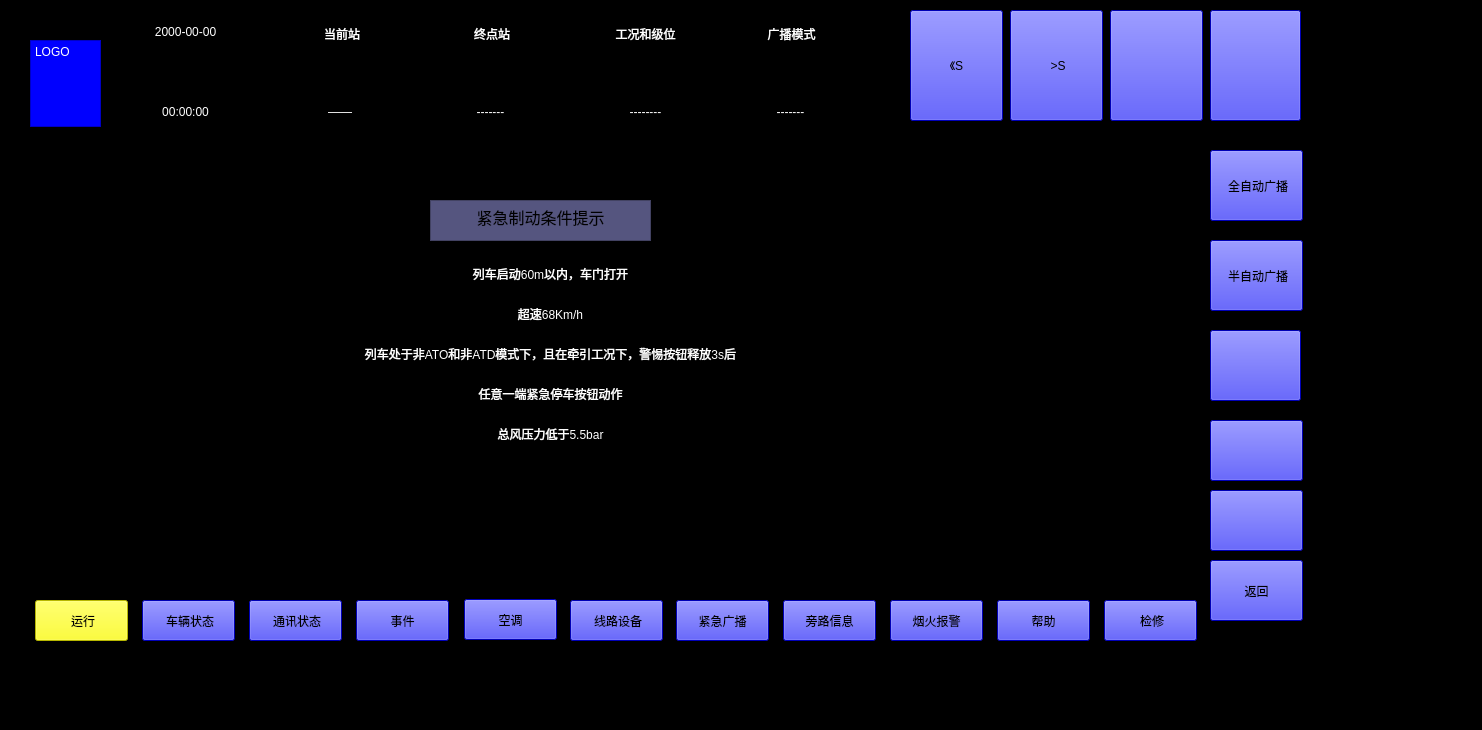
 <widget class="QMainWindow" name="MainWindow">
  <property name="geometry">
   <rect>
    <x>0</x>
    <y>0</y>
    <width>1482</width>
    <height>730</height>
   </rect>
  </property>
  <property name="windowTitle">
   <string>MainWindow</string>
  </property>
  <property name="styleSheet">
   <string notr="true">background-color: rgb(0, 0, 0);</string>
  </property>
  <widget class="QWidget" name="centralwidget">
   <widget class="QPushButton" name="pushButton_2">
    <property name="geometry">
     <rect>
      <x>1010</x>
      <y>10</y>
      <width>93</width>
      <height>111</height>
     </rect>
    </property>
    <property name="styleSheet">
     <string notr="true">background-color: rgb(0, 0, 255);
 </string>
    </property>
    <property name="text">
     <string> &gt;S</string>
    </property>
   </widget>
   <widget class="QPushButton" name="pushButton_28">
    <property name="geometry">
     <rect>
      <x>142</x>
      <y>600</y>
      <width>93</width>
      <height>41</height>
     </rect>
    </property>
    <property name="styleSheet">
     <string notr="true">background-color: rgb(0, 0, 255);</string>
    </property>
    <property name="text">
     <string> 车辆状态</string>
    </property>
   </widget>
   <widget class="QPushButton" name="pushButton_24">
    <property name="geometry">
     <rect>
      <x>35</x>
      <y>600</y>
      <width>93</width>
      <height>41</height>
     </rect>
    </property>
    <property name="styleSheet">
     <string notr="true"> 
background-color: rgb(255, 255, 0);</string>
    </property>
    <property name="text">
     <string> 运行</string>
    </property>
   </widget>
   <widget class="QTextEdit" name="textEdit_12">
    <property name="geometry">
     <rect>
      <x>270</x>
      <y>100</y>
      <width>140</width>
      <height>61</height>
     </rect>
    </property>
    <property name="html">
     <string>&lt;!DOCTYPE HTML PUBLIC &quot;-//W3C//DTD HTML 4.0//EN&quot; &quot;http://www.w3.org/TR/REC-html40/strict.dtd&quot;&gt;
&lt;html&gt;&lt;head&gt;&lt;meta name=&quot;qrichtext&quot; content=&quot;1&quot; /&gt;&lt;meta charset=&quot;utf-8&quot; /&gt;&lt;style type=&quot;text/css&quot;&gt;
p, li { white-space: pre-wrap; }
hr { height: 1px; border-width: 0; }
li.unchecked::marker { content: &quot;\2610&quot;; }
li.checked::marker { content: &quot;\2612&quot;; }
&lt;/style&gt;&lt;/head&gt;&lt;body style=&quot; font-family:'Microsoft YaHei UI'; font-size:9pt; font-weight:400; font-style:normal;&quot;&gt;
&lt;p align=&quot;center&quot; style=&quot; margin-top:0px; margin-bottom:0px; margin-left:0px; margin-right:0px; -qt-block-indent:0; text-indent:0px;&quot;&gt;&lt;span style=&quot; color:#ffffff;&quot;&gt;——&lt;/span&gt;&lt;/p&gt;&lt;/body&gt;&lt;/html&gt;</string>
    </property>
   </widget>
   <widget class="QPushButton" name="pushButton_14">
    <property name="geometry">
     <rect>
      <x>1210</x>
      <y>330</y>
      <width>91</width>
      <height>71</height>
     </rect>
    </property>
    <property name="styleSheet">
     <string notr="true"> background-color: rgb(0, 0, 255);</string>
    </property>
    <property name="text">
     <string/>
    </property>
   </widget>
   <widget class="QPushButton" name="pushButton_29">
    <property name="geometry">
     <rect>
      <x>249</x>
      <y>600</y>
      <width>93</width>
      <height>41</height>
     </rect>
    </property>
    <property name="styleSheet">
     <string notr="true">background-color: rgb(0, 0, 255);</string>
    </property>
    <property name="text">
     <string> 通讯状态</string>
    </property>
   </widget>
   <widget class="QTextEdit" name="textEdit_6">
    <property name="geometry">
     <rect>
      <x>580</x>
      <y>20</y>
      <width>131</width>
      <height>61</height>
     </rect>
    </property>
    <property name="html">
     <string>&lt;!DOCTYPE HTML PUBLIC &quot;-//W3C//DTD HTML 4.0//EN&quot; &quot;http://www.w3.org/TR/REC-html40/strict.dtd&quot;&gt;
&lt;html&gt;&lt;head&gt;&lt;meta name=&quot;qrichtext&quot; content=&quot;1&quot; /&gt;&lt;meta charset=&quot;utf-8&quot; /&gt;&lt;style type=&quot;text/css&quot;&gt;
p, li { white-space: pre-wrap; }
hr { height: 1px; border-width: 0; }
li.unchecked::marker { content: &quot;\2610&quot;; }
li.checked::marker { content: &quot;\2612&quot;; }
&lt;/style&gt;&lt;/head&gt;&lt;body style=&quot; font-family:'Microsoft YaHei UI'; font-size:9pt; font-weight:400; font-style:normal;&quot;&gt;
&lt;p align=&quot;center&quot; style=&quot; margin-top:0px; margin-bottom:0px; margin-left:0px; margin-right:0px; -qt-block-indent:0; text-indent:0px;&quot;&gt;&lt;span style=&quot; color:#ffffff;&quot;&gt;工况和级位&lt;/span&gt;&lt;/p&gt;
&lt;p align=&quot;center&quot; style=&quot;-qt-paragraph-type:empty; margin-top:0px; margin-bottom:0px; margin-left:0px; margin-right:0px; -qt-block-indent:0; text-indent:0px; color:#ffffff;&quot;&gt;&lt;br /&gt;&lt;/p&gt;&lt;/body&gt;&lt;/html&gt;</string>
    </property>
   </widget>
   <widget class="QPushButton" name="pushButton_35">
    <property name="geometry">
     <rect>
      <x>890</x>
      <y>600</y>
      <width>93</width>
      <height>41</height>
     </rect>
    </property>
    <property name="styleSheet">
     <string notr="true">background-color: rgb(0, 0, 255);</string>
    </property>
    <property name="text">
     <string>烟火报警</string>
    </property>
   </widget>
   <widget class="QPushButton" name="pushButton_30">
    <property name="geometry">
     <rect>
      <x>356</x>
      <y>600</y>
      <width>93</width>
      <height>41</height>
     </rect>
    </property>
    <property name="styleSheet">
     <string notr="true">background-color: rgb(0, 0, 255);</string>
    </property>
    <property name="text">
     <string>事件</string>
    </property>
   </widget>
   <widget class="QTextEdit" name="textEdit_5">
    <property name="geometry">
     <rect>
      <x>420</x>
      <y>20</y>
      <width>141</width>
      <height>61</height>
     </rect>
    </property>
    <property name="html">
     <string>&lt;!DOCTYPE HTML PUBLIC &quot;-//W3C//DTD HTML 4.0//EN&quot; &quot;http://www.w3.org/TR/REC-html40/strict.dtd&quot;&gt;
&lt;html&gt;&lt;head&gt;&lt;meta name=&quot;qrichtext&quot; content=&quot;1&quot; /&gt;&lt;meta charset=&quot;utf-8&quot; /&gt;&lt;style type=&quot;text/css&quot;&gt;
p, li { white-space: pre-wrap; }
hr { height: 1px; border-width: 0; }
li.unchecked::marker { content: &quot;\2610&quot;; }
li.checked::marker { content: &quot;\2612&quot;; }
&lt;/style&gt;&lt;/head&gt;&lt;body style=&quot; font-family:'Microsoft YaHei UI'; font-size:9pt; font-weight:400; font-style:normal;&quot;&gt;
&lt;p align=&quot;center&quot; style=&quot; margin-top:0px; margin-bottom:0px; margin-left:0px; margin-right:0px; -qt-block-indent:0; text-indent:0px;&quot;&gt;&lt;span style=&quot; color:#ffffff;&quot;&gt; 终点站&lt;/span&gt;&lt;/p&gt;
&lt;p align=&quot;center&quot; style=&quot;-qt-paragraph-type:empty; margin-top:0px; margin-bottom:0px; margin-left:0px; margin-right:0px; -qt-block-indent:0; text-indent:0px; color:#ffffff;&quot;&gt;&lt;br /&gt;&lt;/p&gt;&lt;/body&gt;&lt;/html&gt;</string>
    </property>
   </widget>
   <widget class="QPushButton" name="pushButton_36">
    <property name="geometry">
     <rect>
      <x>997</x>
      <y>600</y>
      <width>93</width>
      <height>41</height>
     </rect>
    </property>
    <property name="styleSheet">
     <string notr="true">background-color: rgb(0, 0, 255);</string>
    </property>
    <property name="text">
     <string>帮助</string>
    </property>
   </widget>
   <widget class="QPushButton" name="pushButton_11">
    <property name="geometry">
     <rect>
      <x>1210</x>
      <y>10</y>
      <width>91</width>
      <height>111</height>
     </rect>
    </property>
    <property name="styleSheet">
     <string notr="true">background-color: rgb(0, 0, 255);</string>
    </property>
    <property name="text">
     <string/>
    </property>
   </widget>
   <widget class="QPushButton" name="pushButton_31">
    <property name="geometry">
     <rect>
      <x>464</x>
      <y>599</y>
      <width>93</width>
      <height>41</height>
     </rect>
    </property>
    <property name="styleSheet">
     <string notr="true">background-color: rgb(0, 0, 255);</string>
    </property>
    <property name="text">
     <string>空调</string>
    </property>
   </widget>
   <widget class="QTextEdit" name="textEdit_14">
    <property name="geometry">
     <rect>
      <x>720</x>
      <y>100</y>
      <width>141</width>
      <height>61</height>
     </rect>
    </property>
    <property name="styleSheet">
     <string notr="true"> background-color: rgb(0, 0, 0);</string>
    </property>
    <property name="html">
     <string>&lt;!DOCTYPE HTML PUBLIC &quot;-//W3C//DTD HTML 4.0//EN&quot; &quot;http://www.w3.org/TR/REC-html40/strict.dtd&quot;&gt;
&lt;html&gt;&lt;head&gt;&lt;meta name=&quot;qrichtext&quot; content=&quot;1&quot; /&gt;&lt;meta charset=&quot;utf-8&quot; /&gt;&lt;style type=&quot;text/css&quot;&gt;
p, li { white-space: pre-wrap; }
hr { height: 1px; border-width: 0; }
li.unchecked::marker { content: &quot;\2610&quot;; }
li.checked::marker { content: &quot;\2612&quot;; }
&lt;/style&gt;&lt;/head&gt;&lt;body style=&quot; font-family:'Microsoft YaHei UI'; font-size:9pt; font-weight:400; font-style:normal;&quot;&gt;
&lt;p align=&quot;center&quot; style=&quot; margin-top:0px; margin-bottom:0px; margin-left:0px; margin-right:0px; -qt-block-indent:0; text-indent:0px;&quot;&gt;&lt;span style=&quot; color:#ffffff;&quot;&gt;-------&lt;/span&gt;&lt;/p&gt;
&lt;p align=&quot;center&quot; style=&quot;-qt-paragraph-type:empty; margin-top:0px; margin-bottom:0px; margin-left:0px; margin-right:0px; -qt-block-indent:0; text-indent:0px; color:#ffffff;&quot;&gt;&lt;br /&gt;&lt;/p&gt;&lt;/body&gt;&lt;/html&gt;</string>
    </property>
   </widget>
   <widget class="QTextEdit" name="textEdit_7">
    <property name="geometry">
     <rect>
      <x>720</x>
      <y>20</y>
      <width>140</width>
      <height>61</height>
     </rect>
    </property>
    <property name="styleSheet">
     <string notr="true"> background-color: rgb(0, 0, 0);</string>
    </property>
    <property name="html">
     <string>&lt;!DOCTYPE HTML PUBLIC &quot;-//W3C//DTD HTML 4.0//EN&quot; &quot;http://www.w3.org/TR/REC-html40/strict.dtd&quot;&gt;
&lt;html&gt;&lt;head&gt;&lt;meta name=&quot;qrichtext&quot; content=&quot;1&quot; /&gt;&lt;meta charset=&quot;utf-8&quot; /&gt;&lt;style type=&quot;text/css&quot;&gt;
p, li { white-space: pre-wrap; }
hr { height: 1px; border-width: 0; }
li.unchecked::marker { content: &quot;\2610&quot;; }
li.checked::marker { content: &quot;\2612&quot;; }
&lt;/style&gt;&lt;/head&gt;&lt;body style=&quot; font-family:'Microsoft YaHei UI'; font-size:9pt; font-weight:400; font-style:normal;&quot;&gt;
&lt;p align=&quot;center&quot; style=&quot; margin-top:0px; margin-bottom:0px; margin-left:0px; margin-right:0px; -qt-block-indent:0; text-indent:0px;&quot;&gt;&lt;span style=&quot; color:#ffffff;&quot;&gt; 广播模式&lt;/span&gt;&lt;/p&gt;
&lt;p align=&quot;center&quot; style=&quot;-qt-paragraph-type:empty; margin-top:0px; margin-bottom:0px; margin-left:0px; margin-right:0px; -qt-block-indent:0; text-indent:0px; color:#ffffff;&quot;&gt;&lt;br /&gt;&lt;/p&gt;&lt;/body&gt;&lt;/html&gt;</string>
    </property>
   </widget>
   <widget class="QPushButton" name="pushButton_38">
    <property name="geometry">
     <rect>
      <x>1210</x>
      <y>490</y>
      <width>93</width>
      <height>61</height>
     </rect>
    </property>
    <property name="styleSheet">
     <string notr="true">background-color: rgb(0, 0, 255);</string>
    </property>
    <property name="text">
     <string/>
    </property>
   </widget>
   <widget class="QPushButton" name="pushButton_34">
    <property name="geometry">
     <rect>
      <x>783</x>
      <y>600</y>
      <width>93</width>
      <height>41</height>
     </rect>
    </property>
    <property name="styleSheet">
     <string notr="true">background-color: rgb(0, 0, 255);</string>
    </property>
    <property name="text">
     <string>旁路信息</string>
    </property>
   </widget>
   <widget class="QPushButton" name="pushButton_40">
    <property name="geometry">
     <rect>
      <x>1210</x>
      <y>420</y>
      <width>93</width>
      <height>61</height>
     </rect>
    </property>
    <property name="styleSheet">
     <string notr="true">background-color: rgb(0, 0, 255);</string>
    </property>
    <property name="text">
     <string/>
    </property>
   </widget>
   <widget class="QPushButton" name="pushButton_15">
    <property name="geometry">
     <rect>
      <x>1210</x>
      <y>240</y>
      <width>93</width>
      <height>71</height>
     </rect>
    </property>
    <property name="styleSheet">
     <string notr="true">background-color: rgb(0, 0, 255);</string>
    </property>
    <property name="text">
     <string> 半自动广播</string>
    </property>
   </widget>
   <widget class="QTextEdit" name="textEdit_3">
    <property name="geometry">
     <rect>
      <x>120</x>
      <y>20</y>
      <width>131</width>
      <height>61</height>
     </rect>
    </property>
    <property name="html">
     <string>&lt;!DOCTYPE HTML PUBLIC &quot;-//W3C//DTD HTML 4.0//EN&quot; &quot;http://www.w3.org/TR/REC-html40/strict.dtd&quot;&gt;
&lt;html&gt;&lt;head&gt;&lt;meta name=&quot;qrichtext&quot; content=&quot;1&quot; /&gt;&lt;meta charset=&quot;utf-8&quot; /&gt;&lt;style type=&quot;text/css&quot;&gt;
p, li { white-space: pre-wrap; }
hr { height: 1px; border-width: 0; }
li.unchecked::marker { content: &quot;\2610&quot;; }
li.checked::marker { content: &quot;\2612&quot;; }
&lt;/style&gt;&lt;/head&gt;&lt;body style=&quot; font-family:'Microsoft YaHei UI'; font-size:9pt; font-weight:400; font-style:normal;&quot;&gt;
&lt;p align=&quot;center&quot; style=&quot; margin-top:0px; margin-bottom:0px; margin-left:0px; margin-right:0px; -qt-block-indent:0; text-indent:0px;&quot;&gt;&lt;span style=&quot; color:#ffffff;&quot;&gt;2000-00-00&lt;/span&gt;&lt;/p&gt;
&lt;p align=&quot;center&quot; style=&quot;-qt-paragraph-type:empty; margin-top:0px; margin-bottom:0px; margin-left:0px; margin-right:0px; -qt-block-indent:0; text-indent:0px; color:#ffffff;&quot;&gt;&lt;br /&gt;&lt;/p&gt;&lt;/body&gt;&lt;/html&gt;</string>
    </property>
   </widget>
   <widget class="QPushButton" name="pushButton">
    <property name="geometry">
     <rect>
      <x>910</x>
      <y>10</y>
      <width>93</width>
      <height>111</height>
     </rect>
    </property>
    <property name="styleSheet">
     <string notr="true"> background-color: rgb(0, 0, 255);</string>
    </property>
    <property name="text">
     <string>《S</string>
    </property>
   </widget>
   <widget class="QTextEdit" name="textEdit_13">
    <property name="geometry">
     <rect>
      <x>580</x>
      <y>100</y>
      <width>131</width>
      <height>61</height>
     </rect>
    </property>
    <property name="html">
     <string>&lt;!DOCTYPE HTML PUBLIC &quot;-//W3C//DTD HTML 4.0//EN&quot; &quot;http://www.w3.org/TR/REC-html40/strict.dtd&quot;&gt;
&lt;html&gt;&lt;head&gt;&lt;meta name=&quot;qrichtext&quot; content=&quot;1&quot; /&gt;&lt;meta charset=&quot;utf-8&quot; /&gt;&lt;style type=&quot;text/css&quot;&gt;
p, li { white-space: pre-wrap; }
hr { height: 1px; border-width: 0; }
li.unchecked::marker { content: &quot;\2610&quot;; }
li.checked::marker { content: &quot;\2612&quot;; }
&lt;/style&gt;&lt;/head&gt;&lt;body style=&quot; font-family:'Microsoft YaHei UI'; font-size:9pt; font-weight:400; font-style:normal;&quot;&gt;
&lt;p align=&quot;center&quot; style=&quot; margin-top:0px; margin-bottom:0px; margin-left:0px; margin-right:0px; -qt-block-indent:0; text-indent:0px;&quot;&gt;&lt;span style=&quot; color:#ffffff;&quot;&gt;--------&lt;/span&gt;&lt;/p&gt;&lt;/body&gt;&lt;/html&gt;</string>
    </property>
   </widget>
   <widget class="QPushButton" name="pushButton_39">
    <property name="geometry">
     <rect>
      <x>1210</x>
      <y>150</y>
      <width>93</width>
      <height>71</height>
     </rect>
    </property>
    <property name="styleSheet">
     <string notr="true">background-color: rgb(0, 0, 255);</string>
    </property>
    <property name="text">
     <string> 全自动广播</string>
    </property>
   </widget>
   <widget class="QPushButton" name="pushButton_33">
    <property name="geometry">
     <rect>
      <x>676</x>
      <y>600</y>
      <width>93</width>
      <height>41</height>
     </rect>
    </property>
    <property name="styleSheet">
     <string notr="true">background-color: rgb(0, 0, 255);</string>
    </property>
    <property name="text">
     <string>紧急广播</string>
    </property>
   </widget>
   <widget class="QTextEdit" name="textEdit_4">
    <property name="geometry">
     <rect>
      <x>270</x>
      <y>20</y>
      <width>141</width>
      <height>61</height>
     </rect>
    </property>
    <property name="html">
     <string>&lt;!DOCTYPE HTML PUBLIC &quot;-//W3C//DTD HTML 4.0//EN&quot; &quot;http://www.w3.org/TR/REC-html40/strict.dtd&quot;&gt;
&lt;html&gt;&lt;head&gt;&lt;meta name=&quot;qrichtext&quot; content=&quot;1&quot; /&gt;&lt;meta charset=&quot;utf-8&quot; /&gt;&lt;style type=&quot;text/css&quot;&gt;
p, li { white-space: pre-wrap; }
hr { height: 1px; border-width: 0; }
li.unchecked::marker { content: &quot;\2610&quot;; }
li.checked::marker { content: &quot;\2612&quot;; }
&lt;/style&gt;&lt;/head&gt;&lt;body style=&quot; font-family:'Microsoft YaHei UI'; font-size:9pt; font-weight:400; font-style:normal;&quot;&gt;
&lt;p align=&quot;center&quot; style=&quot; margin-top:0px; margin-bottom:0px; margin-left:0px; margin-right:0px; -qt-block-indent:0; text-indent:0px;&quot;&gt;&lt;span style=&quot; color:#ffffff;&quot;&gt; 当前站&lt;/span&gt;&lt;/p&gt;
&lt;p align=&quot;center&quot; style=&quot;-qt-paragraph-type:empty; margin-top:0px; margin-bottom:0px; margin-left:0px; margin-right:0px; -qt-block-indent:0; text-indent:0px; color:#ffffff;&quot;&gt;&lt;br /&gt;&lt;/p&gt;&lt;/body&gt;&lt;/html&gt;</string>
    </property>
   </widget>
   <widget class="QTextEdit" name="textEdit_10">
    <property name="geometry">
     <rect>
      <x>120</x>
      <y>100</y>
      <width>131</width>
      <height>61</height>
     </rect>
    </property>
    <property name="html">
     <string>&lt;!DOCTYPE HTML PUBLIC &quot;-//W3C//DTD HTML 4.0//EN&quot; &quot;http://www.w3.org/TR/REC-html40/strict.dtd&quot;&gt;
&lt;html&gt;&lt;head&gt;&lt;meta name=&quot;qrichtext&quot; content=&quot;1&quot; /&gt;&lt;meta charset=&quot;utf-8&quot; /&gt;&lt;style type=&quot;text/css&quot;&gt;
p, li { white-space: pre-wrap; }
hr { height: 1px; border-width: 0; }
li.unchecked::marker { content: &quot;\2610&quot;; }
li.checked::marker { content: &quot;\2612&quot;; }
&lt;/style&gt;&lt;/head&gt;&lt;body style=&quot; font-family:'Microsoft YaHei UI'; font-size:9pt; font-weight:400; font-style:normal;&quot;&gt;
&lt;p align=&quot;center&quot; style=&quot; margin-top:0px; margin-bottom:0px; margin-left:0px; margin-right:0px; -qt-block-indent:0; text-indent:0px;&quot;&gt;&lt;span style=&quot; color:#ffffff;&quot;&gt;00:00:00&lt;/span&gt;&lt;/p&gt;&lt;/body&gt;&lt;/html&gt;</string>
    </property>
   </widget>
   <widget class="QPushButton" name="pushButton_37">
    <property name="geometry">
     <rect>
      <x>1104</x>
      <y>600</y>
      <width>93</width>
      <height>41</height>
     </rect>
    </property>
    <property name="styleSheet">
     <string notr="true">background-color: rgb(0, 0, 255);</string>
    </property>
    <property name="text">
     <string> 检修</string>
    </property>
   </widget>
   <widget class="QPushButton" name="pushButton_32">
    <property name="geometry">
     <rect>
      <x>570</x>
      <y>600</y>
      <width>93</width>
      <height>41</height>
     </rect>
    </property>
    <property name="styleSheet">
     <string notr="true">background-color: rgb(0, 0, 255);</string>
    </property>
    <property name="text">
     <string> 线路设备</string>
    </property>
   </widget>
   <widget class="QTextEdit" name="textEdit_11">
    <property name="geometry">
     <rect>
      <x>420</x>
      <y>100</y>
      <width>141</width>
      <height>61</height>
     </rect>
    </property>
    <property name="html">
     <string>&lt;!DOCTYPE HTML PUBLIC &quot;-//W3C//DTD HTML 4.0//EN&quot; &quot;http://www.w3.org/TR/REC-html40/strict.dtd&quot;&gt;
&lt;html&gt;&lt;head&gt;&lt;meta name=&quot;qrichtext&quot; content=&quot;1&quot; /&gt;&lt;meta charset=&quot;utf-8&quot; /&gt;&lt;style type=&quot;text/css&quot;&gt;
p, li { white-space: pre-wrap; }
hr { height: 1px; border-width: 0; }
li.unchecked::marker { content: &quot;\2610&quot;; }
li.checked::marker { content: &quot;\2612&quot;; }
&lt;/style&gt;&lt;/head&gt;&lt;body style=&quot; font-family:'Microsoft YaHei UI'; font-size:9pt; font-weight:400; font-style:normal;&quot;&gt;
&lt;p align=&quot;center&quot; style=&quot; margin-top:0px; margin-bottom:0px; margin-left:0px; margin-right:0px; -qt-block-indent:0; text-indent:0px;&quot;&gt;&lt;span style=&quot; color:#ffffff;&quot;&gt;-------&lt;/span&gt;&lt;/p&gt;
&lt;p align=&quot;center&quot; style=&quot;-qt-paragraph-type:empty; margin-top:0px; margin-bottom:0px; margin-left:0px; margin-right:0px; -qt-block-indent:0; text-indent:0px; color:#ffffff;&quot;&gt;&lt;br /&gt;&lt;/p&gt;&lt;/body&gt;&lt;/html&gt;</string>
    </property>
   </widget>
   <widget class="QPushButton" name="pushButton_13">
    <property name="geometry">
     <rect>
      <x>1210</x>
      <y>560</y>
      <width>93</width>
      <height>61</height>
     </rect>
    </property>
    <property name="styleSheet">
     <string notr="true">background-color: rgb(0, 0, 255);</string>
    </property>
    <property name="text">
     <string>返回</string>
    </property>
   </widget>
   <widget class="QTextEdit" name="textEdit_17">
    <property name="geometry">
     <rect>
      <x>30</x>
      <y>40</y>
      <width>71</width>
      <height>87</height>
     </rect>
    </property>
    <property name="styleSheet">
     <string notr="true"> background-color: rgb(0, 0, 255);</string>
    </property>
    <property name="html">
     <string>&lt;!DOCTYPE HTML PUBLIC &quot;-//W3C//DTD HTML 4.0//EN&quot; &quot;http://www.w3.org/TR/REC-html40/strict.dtd&quot;&gt;
&lt;html&gt;&lt;head&gt;&lt;meta name=&quot;qrichtext&quot; content=&quot;1&quot; /&gt;&lt;meta charset=&quot;utf-8&quot; /&gt;&lt;style type=&quot;text/css&quot;&gt;
p, li { white-space: pre-wrap; }
hr { height: 1px; border-width: 0; }
li.unchecked::marker { content: &quot;\2610&quot;; }
li.checked::marker { content: &quot;\2612&quot;; }
&lt;/style&gt;&lt;/head&gt;&lt;body style=&quot; font-family:'Microsoft YaHei UI'; font-size:9pt; font-weight:400; font-style:normal;&quot;&gt;
&lt;p style=&quot; margin-top:0px; margin-bottom:0px; margin-left:0px; margin-right:0px; -qt-block-indent:0; text-indent:0px;&quot;&gt;&lt;span style=&quot; color:#ffffff;&quot;&gt;LOGO&lt;/span&gt;&lt;/p&gt;&lt;/body&gt;&lt;/html&gt;</string>
    </property>
   </widget>
   <widget class="QPushButton" name="pushButton_12">
    <property name="geometry">
     <rect>
      <x>1110</x>
      <y>10</y>
      <width>93</width>
      <height>111</height>
     </rect>
    </property>
    <property name="styleSheet">
     <string notr="true">background-color: rgb(0, 0, 255);
 </string>
    </property>
    <property name="text">
     <string/>
    </property>
   </widget>
   <widget class="QTextEdit" name="textEdit">
    <property name="geometry">
     <rect>
      <x>430</x>
      <y>200</y>
      <width>221</width>
      <height>41</height>
     </rect>
    </property>
    <property name="styleSheet">
     <string notr="true"> 
background-color: rgb(85, 85, 127);</string>
    </property>
    <property name="html">
     <string>&lt;!DOCTYPE HTML PUBLIC &quot;-//W3C//DTD HTML 4.0//EN&quot; &quot;http://www.w3.org/TR/REC-html40/strict.dtd&quot;&gt;
&lt;html&gt;&lt;head&gt;&lt;meta name=&quot;qrichtext&quot; content=&quot;1&quot; /&gt;&lt;meta charset=&quot;utf-8&quot; /&gt;&lt;style type=&quot;text/css&quot;&gt;
p, li { white-space: pre-wrap; }
hr { height: 1px; border-width: 0; }
li.unchecked::marker { content: &quot;\2610&quot;; }
li.checked::marker { content: &quot;\2612&quot;; }
&lt;/style&gt;&lt;/head&gt;&lt;body style=&quot; font-family:'Microsoft YaHei UI'; font-size:9pt; font-weight:400; font-style:normal;&quot;&gt;
&lt;p align=&quot;center&quot; style=&quot; margin-top:0px; margin-bottom:0px; margin-left:0px; margin-right:0px; -qt-block-indent:0; text-indent:0px;&quot;&gt;&lt;span style=&quot; font-size:12pt;&quot;&gt;紧急制动条件提示&lt;/span&gt;&lt;/p&gt;&lt;/body&gt;&lt;/html&gt;</string>
    </property>
   </widget>
   <widget class="QTextEdit" name="textEdit_2">
    <property name="geometry">
     <rect>
      <x>300</x>
      <y>260</y>
      <width>501</width>
      <height>41</height>
     </rect>
    </property>
    <property name="html">
     <string>&lt;!DOCTYPE HTML PUBLIC &quot;-//W3C//DTD HTML 4.0//EN&quot; &quot;http://www.w3.org/TR/REC-html40/strict.dtd&quot;&gt;
&lt;html&gt;&lt;head&gt;&lt;meta name=&quot;qrichtext&quot; content=&quot;1&quot; /&gt;&lt;meta charset=&quot;utf-8&quot; /&gt;&lt;style type=&quot;text/css&quot;&gt;
p, li { white-space: pre-wrap; }
hr { height: 1px; border-width: 0; }
li.unchecked::marker { content: &quot;\2610&quot;; }
li.checked::marker { content: &quot;\2612&quot;; }
&lt;/style&gt;&lt;/head&gt;&lt;body style=&quot; font-family:'Microsoft YaHei UI'; font-size:9pt; font-weight:400; font-style:normal;&quot;&gt;
&lt;p align=&quot;center&quot; style=&quot; margin-top:0px; margin-bottom:0px; margin-left:0px; margin-right:0px; -qt-block-indent:0; text-indent:0px;&quot;&gt;&lt;span style=&quot; color:#ffffff;&quot;&gt;列车启动60m以内，车门打开&lt;/span&gt;&lt;/p&gt;&lt;/body&gt;&lt;/html&gt;</string>
    </property>
   </widget>
   <widget class="QTextEdit" name="textEdit_8">
    <property name="geometry">
     <rect>
      <x>300</x>
      <y>300</y>
      <width>501</width>
      <height>41</height>
     </rect>
    </property>
    <property name="html">
     <string>&lt;!DOCTYPE HTML PUBLIC &quot;-//W3C//DTD HTML 4.0//EN&quot; &quot;http://www.w3.org/TR/REC-html40/strict.dtd&quot;&gt;
&lt;html&gt;&lt;head&gt;&lt;meta name=&quot;qrichtext&quot; content=&quot;1&quot; /&gt;&lt;meta charset=&quot;utf-8&quot; /&gt;&lt;style type=&quot;text/css&quot;&gt;
p, li { white-space: pre-wrap; }
hr { height: 1px; border-width: 0; }
li.unchecked::marker { content: &quot;\2610&quot;; }
li.checked::marker { content: &quot;\2612&quot;; }
&lt;/style&gt;&lt;/head&gt;&lt;body style=&quot; font-family:'Microsoft YaHei UI'; font-size:9pt; font-weight:400; font-style:normal;&quot;&gt;
&lt;p align=&quot;center&quot; style=&quot; margin-top:0px; margin-bottom:0px; margin-left:0px; margin-right:0px; -qt-block-indent:0; text-indent:0px;&quot;&gt;&lt;span style=&quot; color:#ffffff;&quot;&gt;超速68Km/h&lt;/span&gt;&lt;/p&gt;&lt;/body&gt;&lt;/html&gt;</string>
    </property>
   </widget>
   <widget class="QTextEdit" name="textEdit_9">
    <property name="geometry">
     <rect>
      <x>300</x>
      <y>340</y>
      <width>501</width>
      <height>41</height>
     </rect>
    </property>
    <property name="html">
     <string>&lt;!DOCTYPE HTML PUBLIC &quot;-//W3C//DTD HTML 4.0//EN&quot; &quot;http://www.w3.org/TR/REC-html40/strict.dtd&quot;&gt;
&lt;html&gt;&lt;head&gt;&lt;meta name=&quot;qrichtext&quot; content=&quot;1&quot; /&gt;&lt;meta charset=&quot;utf-8&quot; /&gt;&lt;style type=&quot;text/css&quot;&gt;
p, li { white-space: pre-wrap; }
hr { height: 1px; border-width: 0; }
li.unchecked::marker { content: &quot;\2610&quot;; }
li.checked::marker { content: &quot;\2612&quot;; }
&lt;/style&gt;&lt;/head&gt;&lt;body style=&quot; font-family:'Microsoft YaHei UI'; font-size:9pt; font-weight:400; font-style:normal;&quot;&gt;
&lt;p align=&quot;center&quot; style=&quot; margin-top:0px; margin-bottom:0px; margin-left:0px; margin-right:0px; -qt-block-indent:0; text-indent:0px;&quot;&gt;&lt;span style=&quot; color:#ffffff;&quot;&gt;列车处于非ATO和非ATD模式下，且在牵引工况下，警惕按钮释放3s后&lt;/span&gt;&lt;/p&gt;&lt;/body&gt;&lt;/html&gt;</string>
    </property>
   </widget>
   <widget class="QTextEdit" name="textEdit_15">
    <property name="geometry">
     <rect>
      <x>300</x>
      <y>380</y>
      <width>501</width>
      <height>41</height>
     </rect>
    </property>
    <property name="html">
     <string>&lt;!DOCTYPE HTML PUBLIC &quot;-//W3C//DTD HTML 4.0//EN&quot; &quot;http://www.w3.org/TR/REC-html40/strict.dtd&quot;&gt;
&lt;html&gt;&lt;head&gt;&lt;meta name=&quot;qrichtext&quot; content=&quot;1&quot; /&gt;&lt;meta charset=&quot;utf-8&quot; /&gt;&lt;style type=&quot;text/css&quot;&gt;
p, li { white-space: pre-wrap; }
hr { height: 1px; border-width: 0; }
li.unchecked::marker { content: &quot;\2610&quot;; }
li.checked::marker { content: &quot;\2612&quot;; }
&lt;/style&gt;&lt;/head&gt;&lt;body style=&quot; font-family:'Microsoft YaHei UI'; font-size:9pt; font-weight:400; font-style:normal;&quot;&gt;
&lt;p align=&quot;center&quot; style=&quot; margin-top:0px; margin-bottom:0px; margin-left:0px; margin-right:0px; -qt-block-indent:0; text-indent:0px;&quot;&gt;&lt;span style=&quot; color:#ffffff;&quot;&gt;任意一端紧急停车按钮动作&lt;/span&gt;&lt;/p&gt;&lt;/body&gt;&lt;/html&gt;</string>
    </property>
   </widget>
   <widget class="QTextEdit" name="textEdit_16">
    <property name="geometry">
     <rect>
      <x>300</x>
      <y>420</y>
      <width>501</width>
      <height>41</height>
     </rect>
    </property>
    <property name="html">
     <string>&lt;!DOCTYPE HTML PUBLIC &quot;-//W3C//DTD HTML 4.0//EN&quot; &quot;http://www.w3.org/TR/REC-html40/strict.dtd&quot;&gt;
&lt;html&gt;&lt;head&gt;&lt;meta name=&quot;qrichtext&quot; content=&quot;1&quot; /&gt;&lt;meta charset=&quot;utf-8&quot; /&gt;&lt;style type=&quot;text/css&quot;&gt;
p, li { white-space: pre-wrap; }
hr { height: 1px; border-width: 0; }
li.unchecked::marker { content: &quot;\2610&quot;; }
li.checked::marker { content: &quot;\2612&quot;; }
&lt;/style&gt;&lt;/head&gt;&lt;body style=&quot; font-family:'Microsoft YaHei UI'; font-size:9pt; font-weight:400; font-style:normal;&quot;&gt;
&lt;p align=&quot;center&quot; style=&quot; margin-top:0px; margin-bottom:0px; margin-left:0px; margin-right:0px; -qt-block-indent:0; text-indent:0px;&quot;&gt;&lt;span style=&quot; color:#ffffff;&quot;&gt;总风压力低于5.5bar&lt;/span&gt;&lt;/p&gt;&lt;/body&gt;&lt;/html&gt;</string>
    </property>
   </widget>
  </widget>
  <widget class="QMenuBar" name="menubar">
   <property name="geometry">
    <rect>
     <x>0</x>
     <y>0</y>
     <width>1482</width>
     <height>25</height>
    </rect>
   </property>
  </widget>
  <widget class="QStatusBar" name="statusbar"/>
 </widget>
